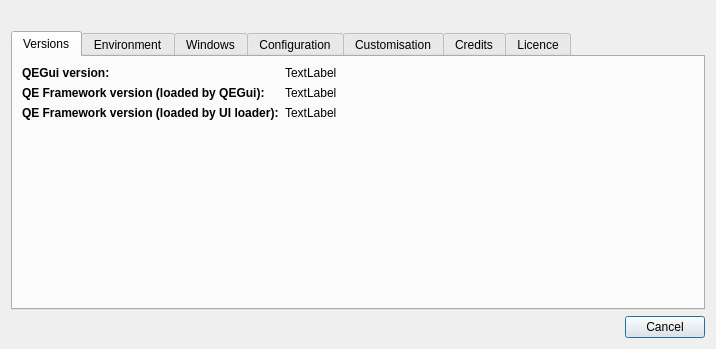
<?xml version="1.0" encoding="UTF-8"?>
<ui version="4.0">
 <class>aboutDialog</class>
 <widget class="QDialog" name="aboutDialog">
  <property name="geometry">
   <rect>
    <x>0</x>
    <y>0</y>
    <width>716</width>
    <height>349</height>
   </rect>
  </property>
  <property name="windowTitle">
   <string>QEGui About</string>
  </property>
  <layout class="QVBoxLayout" name="verticalLayout">
   <item>
    <widget class="QLabel" name="label">
     <property name="text">
      <string/>
     </property>
     <property name="pixmap">
      <pixmap>QEGuiIcon.png</pixmap>
     </property>
    </widget>
   </item>
   <item>
    <widget class="QTabWidget" name="tabWidget">
     <property name="currentIndex">
      <number>0</number>
     </property>
     <widget class="QWidget" name="tab">
      <attribute name="title">
       <string>Versions</string>
      </attribute>
      <layout class="QGridLayout" name="gridLayout" columnstretch="0,1">
       <item row="0" column="0">
        <widget class="QLabel" name="label_2">
         <property name="font">
          <font>
           <weight>75</weight>
           <bold>true</bold>
          </font>
         </property>
         <property name="text">
          <string>QEGui version:</string>
         </property>
        </widget>
       </item>
       <item row="0" column="1">
        <widget class="QLabel" name="QEGuiVersionLabel">
         <property name="text">
          <string>TextLabel</string>
         </property>
        </widget>
       </item>
       <item row="1" column="0">
        <widget class="QLabel" name="label_3">
         <property name="font">
          <font>
           <weight>75</weight>
           <bold>true</bold>
          </font>
         </property>
         <property name="text">
          <string>QE Framework version (loaded by QEGui):</string>
         </property>
        </widget>
       </item>
       <item row="1" column="1">
        <widget class="QLabel" name="QEFrameworkVersionQEGuiLabel">
         <property name="text">
          <string>TextLabel</string>
         </property>
        </widget>
       </item>
       <item row="2" column="1">
        <widget class="QLabel" name="QEFrameworkVersionUILoaderLabel">
         <property name="text">
          <string>TextLabel</string>
         </property>
        </widget>
       </item>
       <item row="2" column="0">
        <widget class="QLabel" name="label_4">
         <property name="font">
          <font>
           <weight>75</weight>
           <bold>true</bold>
          </font>
         </property>
         <property name="text">
          <string>QE Framework version (loaded by UI loader):</string>
         </property>
        </widget>
       </item>
       <item row="3" column="0">
        <spacer name="verticalSpacer">
         <property name="orientation">
          <enum>Qt::Vertical</enum>
         </property>
         <property name="sizeHint" stdset="0">
          <size>
           <width>20</width>
           <height>40</height>
          </size>
         </property>
        </spacer>
       </item>
      </layout>
     </widget>
     <widget class="QWidget" name="tab_2">
      <attribute name="title">
       <string>Environment</string>
      </attribute>
      <layout class="QGridLayout" name="gridLayout_2" columnstretch="0,1">
       <item row="1" column="0">
        <widget class="QLabel" name="label_5">
         <property name="font">
          <font>
           <weight>75</weight>
           <bold>true</bold>
          </font>
         </property>
         <property name="text">
          <string>Macro Substitutions:</string>
         </property>
        </widget>
       </item>
       <item row="1" column="1">
        <widget class="QLabel" name="macroSubstitutionsLabel">
         <property name="text">
          <string>TextLabel</string>
         </property>
        </widget>
       </item>
       <item row="2" column="1">
        <widget class="QLabel" name="currentPathLabel">
         <property name="text">
          <string>TextLabel</string>
         </property>
        </widget>
       </item>
       <item row="2" column="0">
        <widget class="QLabel" name="label_6">
         <property name="font">
          <font>
           <weight>75</weight>
           <bold>true</bold>
          </font>
         </property>
         <property name="text">
          <string>Current Path:</string>
         </property>
        </widget>
       </item>
       <item row="3" column="0">
        <widget class="QLabel" name="label_7">
         <property name="font">
          <font>
           <weight>75</weight>
           <bold>true</bold>
          </font>
         </property>
         <property name="text">
          <string>Path List (-p parameter):</string>
         </property>
        </widget>
       </item>
       <item row="4" column="0">
        <widget class="QLabel" name="label_8">
         <property name="font">
          <font>
           <weight>75</weight>
           <bold>true</bold>
          </font>
         </property>
         <property name="text">
          <string>Path List (environment variable):</string>
         </property>
        </widget>
       </item>
       <item row="3" column="1">
        <widget class="QListWidget" name="pathParameterList"/>
       </item>
       <item row="4" column="1">
        <widget class="QListWidget" name="pathVariableList"/>
       </item>
       <item row="6" column="0">
        <spacer name="verticalSpacer_2">
         <property name="orientation">
          <enum>Qt::Vertical</enum>
         </property>
         <property name="sizeHint" stdset="0">
          <size>
           <width>20</width>
           <height>40</height>
          </size>
         </property>
        </spacer>
       </item>
       <item row="0" column="0">
        <widget class="QLabel" name="label_9">
         <property name="font">
          <font>
           <weight>75</weight>
           <bold>true</bold>
          </font>
         </property>
         <property name="text">
          <string>User Level:</string>
         </property>
        </widget>
       </item>
       <item row="0" column="1">
        <widget class="QLabel" name="userLevelLabel">
         <property name="text">
          <string>TextLabel</string>
         </property>
        </widget>
       </item>
      </layout>
     </widget>
     <widget class="QWidget" name="tab_3">
      <attribute name="title">
       <string>Windows</string>
      </attribute>
      <layout class="QVBoxLayout" name="verticalLayout_2">
       <item>
        <widget class="QTableWidget" name="windowsTable">
         <property name="columnCount">
          <number>2</number>
         </property>
         <column/>
         <column/>
        </widget>
       </item>
      </layout>
     </widget>
     <widget class="QWidget" name="tab_4">
      <attribute name="title">
       <string>Configuration</string>
      </attribute>
      <layout class="QGridLayout" name="gridLayout_4" columnstretch="0,1">
       <item row="0" column="0">
        <widget class="QLabel" name="label_13">
         <property name="font">
          <font>
           <weight>75</weight>
           <bold>true</bold>
          </font>
         </property>
         <property name="text">
          <string>Configuration file:</string>
         </property>
        </widget>
       </item>
       <item row="0" column="1">
        <widget class="QLabel" name="configurationFileLabel">
         <property name="text">
          <string>TextLabel</string>
         </property>
        </widget>
       </item>
       <item row="1" column="1">
        <widget class="QLabel" name="configurationNameLabel">
         <property name="text">
          <string>TextLabel</string>
         </property>
        </widget>
       </item>
       <item row="1" column="0">
        <widget class="QLabel" name="label_14">
         <property name="font">
          <font>
           <weight>75</weight>
           <bold>true</bold>
          </font>
         </property>
         <property name="text">
          <string>Configuration name:</string>
         </property>
        </widget>
       </item>
       <item row="2" column="0">
        <spacer name="verticalSpacer_4">
         <property name="orientation">
          <enum>Qt::Vertical</enum>
         </property>
         <property name="sizeHint" stdset="0">
          <size>
           <width>20</width>
           <height>40</height>
          </size>
         </property>
        </spacer>
       </item>
      </layout>
     </widget>
     <widget class="QWidget" name="">
      <attribute name="title">
       <string>Customisation</string>
      </attribute>
      <layout class="QGridLayout" name="gridLayout_3" columnstretch="0,1">
       <item row="0" column="0">
        <widget class="QLabel" name="label_10">
         <property name="font">
          <font>
           <weight>75</weight>
           <bold>true</bold>
          </font>
         </property>
         <property name="text">
          <string>Current Customisation Name:</string>
         </property>
        </widget>
       </item>
       <item row="0" column="1">
        <widget class="QLabel" name="currentCustomisationLabel">
         <property name="text">
          <string>TextLabel</string>
         </property>
        </widget>
       </item>
       <item row="4" column="0">
        <spacer name="verticalSpacer_3">
         <property name="orientation">
          <enum>Qt::Vertical</enum>
         </property>
         <property name="sizeHint" stdset="0">
          <size>
           <width>20</width>
           <height>40</height>
          </size>
         </property>
        </spacer>
       </item>
       <item row="1" column="0">
        <widget class="QLabel" name="label_11">
         <property name="font">
          <font>
           <weight>75</weight>
           <bold>true</bold>
          </font>
         </property>
         <property name="text">
          <string>Default Customisation Name:</string>
         </property>
        </widget>
       </item>
       <item row="2" column="0">
        <widget class="QLabel" name="label_12">
         <property name="font">
          <font>
           <weight>75</weight>
           <bold>true</bold>
          </font>
         </property>
         <property name="text">
          <string>Default Customisation File:</string>
         </property>
        </widget>
       </item>
       <item row="1" column="1">
        <widget class="QLabel" name="defaultWindowCustomisationNameLabel">
         <property name="text">
          <string>TextLabel</string>
         </property>
        </widget>
       </item>
       <item row="2" column="1">
        <widget class="QLabel" name="defaultWindowCustomisationFileLabel">
         <property name="text">
          <string>TextLabel</string>
         </property>
        </widget>
       </item>
       <item row="3" column="0">
        <widget class="QLabel" name="label_15">
         <property name="font">
          <font>
           <weight>75</weight>
           <bold>true</bold>
          </font>
         </property>
         <property name="text">
          <string>Available Customisation names:</string>
         </property>
        </widget>
       </item>
      </layout>
     </widget>
     <widget class="QWidget" name="tab_5">
      <attribute name="title">
       <string>Credits</string>
      </attribute>
      <layout class="QVBoxLayout" name="verticalLayout_3">
       <item>
        <widget class="QTextEdit" name="textEdit">
         <property name="readOnly">
          <bool>true</bool>
         </property>
         <property name="html">
          <string>&lt;!DOCTYPE HTML PUBLIC &quot;-//W3C//DTD HTML 4.0//EN&quot; &quot;http://www.w3.org/TR/REC-html40/strict.dtd&quot;&gt;
&lt;html&gt;&lt;head&gt;&lt;meta name=&quot;qrichtext&quot; content=&quot;1&quot; /&gt;&lt;style type=&quot;text/css&quot;&gt;
p, li { white-space: pre-wrap; }
&lt;/style&gt;&lt;/head&gt;&lt;body style=&quot; font-family:'Sans Serif'; font-size:10pt; font-weight:400; font-style:normal;&quot;&gt;
&lt;p style=&quot; margin-top:0px; margin-bottom:0px; margin-left:0px; margin-right:0px; -qt-block-indent:0; text-indent:0px;&quot;&gt;QEGui is part of the epicsqt framework &lt;a href=&quot;http://sourceforge.net/projects/epicsqt/&quot;&gt;&lt;span style=&quot; text-decoration: underline; color:#0057ae;&quot;&gt;http://sourceforge.net/projects/epicsqt/&lt;/span&gt;&lt;/a&gt;&lt;/p&gt;
&lt;p style=&quot; margin-top:0px; margin-bottom:0px; margin-left:0px; margin-right:0px; -qt-block-indent:0; text-indent:0px;&quot;&gt;The epicsqt framework relies on QWT for plotting /&lt;a href=&quot;http://sourceforge.net/projects/qwt/&quot;&gt;&lt;span style=&quot; text-decoration: underline; color:#0057ae;&quot;&gt;http://sourceforge.net/projects/qwt/&lt;/span&gt;&lt;/a&gt;&lt;/p&gt;
&lt;p style=&quot;-qt-paragraph-type:empty; margin-top:0px; margin-bottom:0px; margin-left:0px; margin-right:0px; -qt-block-indent:0; text-indent:0px; text-decoration: underline; color:#0057ae;&quot;&gt;&lt;/p&gt;&lt;/body&gt;&lt;/html&gt;</string>
         </property>
        </widget>
       </item>
      </layout>
     </widget>
     <widget class="QWidget" name="tab_6">
      <attribute name="title">
       <string>Licence</string>
      </attribute>
      <layout class="QVBoxLayout" name="verticalLayout_4">
       <item>
        <widget class="QTextEdit" name="textEdit_2">
         <property name="readOnly">
          <bool>true</bool>
         </property>
         <property name="html">
          <string>&lt;!DOCTYPE HTML PUBLIC &quot;-//W3C//DTD HTML 4.0//EN&quot; &quot;http://www.w3.org/TR/REC-html40/strict.dtd&quot;&gt;
&lt;html&gt;&lt;head&gt;&lt;meta name=&quot;qrichtext&quot; content=&quot;1&quot; /&gt;&lt;style type=&quot;text/css&quot;&gt;
p, li { white-space: pre-wrap; }
&lt;/style&gt;&lt;/head&gt;&lt;body style=&quot; font-family:'Sans Serif'; font-size:10pt; font-weight:400; font-style:normal;&quot;&gt;
&lt;p style=&quot; margin-top:0px; margin-bottom:0px; margin-left:0px; margin-right:0px; -qt-block-indent:0; text-indent:0px;&quot;&gt;&lt;span style=&quot; color:#000000;&quot;&gt;QEGui is part of the &lt;/span&gt;epicsqt&lt;span style=&quot; color:#000000;&quot;&gt; framework which is free software: you can redistribute it and/or modify &lt;/span&gt;&lt;span style=&quot; font-family:'Courier New,courier'; color:#000000;&quot;&gt;it under the terms of the GNU General Public License as published by the Free Software Foundation, either version 3 of the License, or (at your option) any later version.&lt;/span&gt;&lt;/p&gt;
&lt;p style=&quot;-qt-paragraph-type:empty; margin-top:0px; margin-bottom:0px; margin-left:0px; margin-right:0px; -qt-block-indent:0; text-indent:0px; font-family:'Courier New,courier'; color:#000000;&quot;&gt;&lt;/p&gt;
&lt;p style=&quot; margin-top:0px; margin-bottom:0px; margin-left:0px; margin-right:0px; -qt-block-indent:0; text-indent:0px;&quot;&gt;&lt;span style=&quot; font-family:'Courier New,courier'; color:#000000;&quot;&gt;The EPICS QT Framework is distributed in the hope that it will be useful, but WITHOUT ANY WARRANTY; without even the implied warranty of MERCHANTABILITY or FITNESS FOR A PARTICULAR PURPOSE.  See the GNU General Public License for more details.&lt;/span&gt;&lt;/p&gt;
&lt;p style=&quot;-qt-paragraph-type:empty; margin-top:0px; margin-bottom:0px; margin-left:0px; margin-right:0px; -qt-block-indent:0; text-indent:0px; font-family:'Courier New,courier'; color:#000000;&quot;&gt;&lt;/p&gt;
&lt;p style=&quot; margin-top:0px; margin-bottom:0px; margin-left:0px; margin-right:0px; -qt-block-indent:0; text-indent:0px;&quot;&gt;&lt;span style=&quot; font-family:'Courier New,courier'; color:#000000;&quot;&gt;You should have received a copy of the GNU General Public License along with the EPICS QT Framework.  If not, see &lt;/span&gt;&lt;a href=&quot;http://www.gnu.org/licenses/&quot;&gt;&lt;span style=&quot; text-decoration: underline; color:#0057ae;&quot;&gt;http://www.gnu.org/licenses/&lt;/span&gt;&lt;/a&gt;&lt;span style=&quot; font-family:'Courier New,courier'; color:#000000;&quot;&gt;.&lt;/span&gt;&lt;/p&gt;
&lt;p style=&quot;-qt-paragraph-type:empty; margin-top:0px; margin-bottom:0px; margin-left:0px; margin-right:0px; -qt-block-indent:0; text-indent:0px; font-family:'Courier New,courier'; color:#000000;&quot;&gt;&lt;/p&gt;
&lt;p style=&quot; margin-top:0px; margin-bottom:0px; margin-left:0px; margin-right:0px; -qt-block-indent:0; text-indent:0px;&quot;&gt;&lt;span style=&quot; font-family:'Courier New,courier'; color:#000000;&quot;&gt;Copyright (c) 2013&lt;/span&gt;&lt;/p&gt;&lt;/body&gt;&lt;/html&gt;</string>
         </property>
        </widget>
       </item>
      </layout>
     </widget>
    </widget>
   </item>
   <item>
    <widget class="QDialogButtonBox" name="buttonBox">
     <property name="orientation">
      <enum>Qt::Horizontal</enum>
     </property>
     <property name="standardButtons">
      <set>QDialogButtonBox::Cancel</set>
     </property>
    </widget>
   </item>
  </layout>
 </widget>
 <resources/>
 <connections>
  <connection>
   <sender>buttonBox</sender>
   <signal>accepted()</signal>
   <receiver>aboutDialog</receiver>
   <slot>accept()</slot>
   <hints>
    <hint type="sourcelabel">
     <x>248</x>
     <y>254</y>
    </hint>
    <hint type="destinationlabel">
     <x>157</x>
     <y>274</y>
    </hint>
   </hints>
  </connection>
  <connection>
   <sender>buttonBox</sender>
   <signal>rejected()</signal>
   <receiver>aboutDialog</receiver>
   <slot>reject()</slot>
   <hints>
    <hint type="sourcelabel">
     <x>316</x>
     <y>260</y>
    </hint>
    <hint type="destinationlabel">
     <x>286</x>
     <y>274</y>
    </hint>
   </hints>
  </connection>
 </connections>
</ui>
